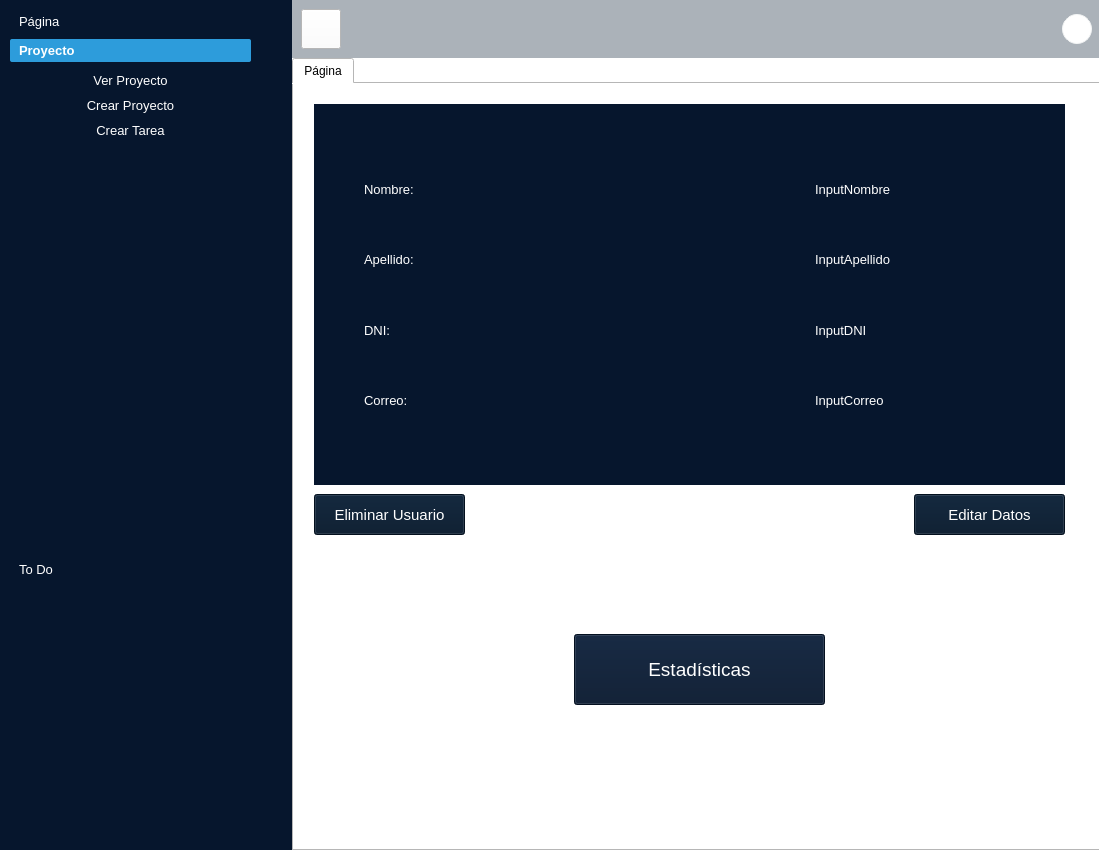
<?xml version="1.0" encoding="UTF-8"?>
<ui version="4.0">
 <class>mainScreen</class>
 <widget class="QWidget" name="mainScreen">
  <property name="geometry">
   <rect>
    <x>0</x>
    <y>0</y>
    <width>1099</width>
    <height>850</height>
   </rect>
  </property>
  <property name="minimumSize">
   <size>
    <width>1099</width>
    <height>850</height>
   </size>
  </property>
  <property name="windowTitle">
   <string>Form</string>
  </property>
  <property name="styleSheet">
   <string notr="true">background-color: #fff;</string>
  </property>
  <widget class="QSplitter" name="splitter">
   <property name="geometry">
    <rect>
     <x>0</x>
     <y>0</y>
     <width>1101</width>
     <height>851</height>
    </rect>
   </property>
   <property name="orientation">
    <enum>Qt::Horizontal</enum>
   </property>
   <property name="handleWidth">
    <number>0</number>
   </property>
   <widget class="QWidget" name="menu_widget" native="true">
    <property name="minimumSize">
     <size>
      <width>278</width>
      <height>850</height>
     </size>
    </property>
    <property name="maximumSize">
     <size>
      <width>292</width>
      <height>851</height>
     </size>
    </property>
    <property name="styleSheet">
     <string notr="true">background-color: #06162d;
color: #fff;
border: none;</string>
    </property>
    <widget class="QToolBox" name="toolBox">
     <property name="geometry">
      <rect>
       <x>10</x>
       <y>10</y>
       <width>241</width>
       <height>571</height>
      </rect>
     </property>
     <property name="font">
      <font>
       <pointsize>10</pointsize>
      </font>
     </property>
     <property name="styleSheet">
      <string notr="true">#toolBox{
	color: #fff;
}

#toolBox::tab{
	padding-left: 5px;
	text-align: left;
	border-radius: 2px;
}

#toolBox::tab:selected{
	background-color: #2d9cdb;
	font-weight: bold;
}

#toolbox QPushButton{
	padding: 5px 0px 5px 20px;
	text-align: left;
	border-radius: 3px;
}

#toolBox QPushButton::hover{
	background-color: #85C1E9;
}
#toolBox QPushButton::checked{
	background-color: #4398D8;
}</string>
     </property>
     <property name="currentIndex">
      <number>1</number>
     </property>
     <widget class="QWidget" name="page">
      <property name="geometry">
       <rect>
        <x>0</x>
        <y>0</y>
        <width>241</width>
        <height>463</height>
       </rect>
      </property>
      <attribute name="label">
       <string>Página</string>
      </attribute>
      <widget class="QPushButton" name="pushButton">
       <property name="geometry">
        <rect>
         <x>70</x>
         <y>10</y>
         <width>93</width>
         <height>28</height>
        </rect>
       </property>
       <property name="font">
        <font>
         <pointsize>10</pointsize>
        </font>
       </property>
       <property name="text">
        <string>Account</string>
       </property>
      </widget>
     </widget>
     <widget class="QWidget" name="page_5">
      <property name="geometry">
       <rect>
        <x>0</x>
        <y>0</y>
        <width>241</width>
        <height>463</height>
       </rect>
      </property>
      <attribute name="icon">
       <iconset resource="res.qrc">
        <normaloff>:/iconos/project-128.ico</normaloff>:/iconos/project-128.ico</iconset>
      </attribute>
      <attribute name="label">
       <string>Proyecto</string>
      </attribute>
      <layout class="QVBoxLayout" name="verticalLayout_4">
       <property name="spacing">
        <number>10</number>
       </property>
       <property name="leftMargin">
        <number>5</number>
       </property>
       <property name="topMargin">
        <number>5</number>
       </property>
       <property name="rightMargin">
        <number>5</number>
       </property>
       <property name="bottomMargin">
        <number>5</number>
       </property>
       <item>
        <widget class="QPushButton" name="verProyectoButton">
         <property name="font">
          <font>
           <pointsize>10</pointsize>
          </font>
         </property>
         <property name="focusPolicy">
          <enum>Qt::NoFocus</enum>
         </property>
         <property name="text">
          <string>Ver Proyecto</string>
         </property>
         <property name="icon">
          <iconset resource="res.qrc">
           <normaloff>:/iconos/project-128.ico</normaloff>:/iconos/project-128.ico</iconset>
         </property>
         <property name="checkable">
          <bool>true</bool>
         </property>
         <property name="checked">
          <bool>false</bool>
         </property>
        </widget>
       </item>
       <item>
        <widget class="QPushButton" name="crearProyectoButton">
         <property name="font">
          <font>
           <pointsize>10</pointsize>
          </font>
         </property>
         <property name="focusPolicy">
          <enum>Qt::NoFocus</enum>
         </property>
         <property name="text">
          <string>Crear Proyecto</string>
         </property>
         <property name="icon">
          <iconset resource="res.qrc">
           <normaloff>:/iconos/edit-property-128.ico</normaloff>:/iconos/edit-property-128.ico</iconset>
         </property>
         <property name="checkable">
          <bool>true</bool>
         </property>
        </widget>
       </item>
       <item>
        <widget class="QPushButton" name="eliminarProyectoButton">
         <property name="font">
          <font>
           <pointsize>10</pointsize>
          </font>
         </property>
         <property name="focusPolicy">
          <enum>Qt::NoFocus</enum>
         </property>
         <property name="text">
          <string>Crear Tarea</string>
         </property>
         <property name="icon">
          <iconset resource="res.qrc">
           <normaloff>:/iconos/add-list-256.ico</normaloff>:/iconos/add-list-256.ico</iconset>
         </property>
         <property name="checkable">
          <bool>false</bool>
         </property>
        </widget>
       </item>
       <item>
        <spacer name="verticalSpacer_3">
         <property name="orientation">
          <enum>Qt::Vertical</enum>
         </property>
         <property name="sizeHint" stdset="0">
          <size>
           <width>20</width>
           <height>393</height>
          </size>
         </property>
        </spacer>
       </item>
      </layout>
     </widget>
     <widget class="QWidget" name="page_6">
      <property name="geometry">
       <rect>
        <x>0</x>
        <y>0</y>
        <width>241</width>
        <height>463</height>
       </rect>
      </property>
      <attribute name="icon">
       <iconset resource="res.qrc">
        <normaloff>:/iconos/check-mark-2-128.ico</normaloff>:/iconos/check-mark-2-128.ico</iconset>
      </attribute>
      <attribute name="label">
       <string>To Do</string>
      </attribute>
      <layout class="QVBoxLayout" name="verticalLayout_3">
       <property name="spacing">
        <number>10</number>
       </property>
       <property name="leftMargin">
        <number>5</number>
       </property>
       <property name="topMargin">
        <number>5</number>
       </property>
       <property name="rightMargin">
        <number>5</number>
       </property>
       <property name="bottomMargin">
        <number>5</number>
       </property>
       <item>
        <widget class="QPushButton" name="toDoButton">
         <property name="font">
          <font>
           <pointsize>10</pointsize>
          </font>
         </property>
         <property name="focusPolicy">
          <enum>Qt::NoFocus</enum>
         </property>
         <property name="text">
          <string>To Do</string>
         </property>
         <property name="icon">
          <iconset resource="res.qrc">
           <normaloff>:/iconos/check-mark-2-128.ico</normaloff>:/iconos/check-mark-2-128.ico</iconset>
         </property>
         <property name="checkable">
          <bool>true</bool>
         </property>
        </widget>
       </item>
       <item>
        <spacer name="verticalSpacer_4">
         <property name="orientation">
          <enum>Qt::Vertical</enum>
         </property>
         <property name="sizeHint" stdset="0">
          <size>
           <width>20</width>
           <height>455</height>
          </size>
         </property>
        </spacer>
       </item>
      </layout>
     </widget>
    </widget>
   </widget>
   <widget class="QWidget" name="main_widget" native="true">
    <property name="enabled">
     <bool>true</bool>
    </property>
    <layout class="QGridLayout" name="gridLayout">
     <property name="leftMargin">
      <number>0</number>
     </property>
     <property name="topMargin">
      <number>0</number>
     </property>
     <property name="rightMargin">
      <number>0</number>
     </property>
     <property name="bottomMargin">
      <number>0</number>
     </property>
     <property name="spacing">
      <number>0</number>
     </property>
     <item row="0" column="0">
      <widget class="QWidget" name="search_widget" native="true">
       <property name="styleSheet">
        <string notr="true">#search_widget{
	background-color: #ABB2B9;
}</string>
       </property>
       <layout class="QHBoxLayout" name="horizontalLayout_3">
        <item>
         <widget class="QPushButton" name="menu_Button">
          <property name="enabled">
           <bool>true</bool>
          </property>
          <property name="minimumSize">
           <size>
            <width>40</width>
            <height>40</height>
           </size>
          </property>
          <property name="maximumSize">
           <size>
            <width>40</width>
            <height>40</height>
           </size>
          </property>
          <property name="text">
           <string/>
          </property>
          <property name="icon">
           <iconset resource="res.qrc">
            <normaloff>:/iconos/menu-4-16.ico</normaloff>:/iconos/menu-4-16.ico</iconset>
          </property>
          <property name="iconSize">
           <size>
            <width>30</width>
            <height>30</height>
           </size>
          </property>
          <property name="checkable">
           <bool>true</bool>
          </property>
         </widget>
        </item>
        <item>
         <spacer name="horizontalSpacer">
          <property name="orientation">
           <enum>Qt::Horizontal</enum>
          </property>
          <property name="sizeHint" stdset="0">
           <size>
            <width>138</width>
            <height>20</height>
           </size>
          </property>
         </spacer>
        </item>
        <item>
         <widget class="QLabel" name="user_label">
          <property name="minimumSize">
           <size>
            <width>30</width>
            <height>30</height>
           </size>
          </property>
          <property name="maximumSize">
           <size>
            <width>30</width>
            <height>30</height>
           </size>
          </property>
          <property name="styleSheet">
           <string notr="true">#user_label{
	background-color: #fff;
	border: 1px solid #F2F4F4;
	padding: 5px 5px;
	border-radius: 15%;
}</string>
          </property>
          <property name="text">
           <string/>
          </property>
          <property name="pixmap">
           <pixmap resource="res.qrc">:/iconos/contacts-128.ico</pixmap>
          </property>
          <property name="scaledContents">
           <bool>true</bool>
          </property>
         </widget>
        </item>
       </layout>
      </widget>
     </item>
     <item row="1" column="0">
      <widget class="QTabWidget" name="tabWidget">
       <widget class="QWidget" name="tab_5">
        <attribute name="title">
         <string>Página</string>
        </attribute>
        <widget class="QWidget" name="widget" native="true">
         <property name="geometry">
          <rect>
           <x>20</x>
           <y>20</y>
           <width>751</width>
           <height>381</height>
          </rect>
         </property>
         <property name="minimumSize">
          <size>
           <width>751</width>
           <height>381</height>
          </size>
         </property>
         <property name="styleSheet">
          <string notr="true">background-color: #06162d;
color: #fff;</string>
         </property>
         <layout class="QGridLayout" name="gridLayout_2">
          <property name="leftMargin">
           <number>50</number>
          </property>
          <property name="topMargin">
           <number>50</number>
          </property>
          <property name="rightMargin">
           <number>0</number>
          </property>
          <property name="bottomMargin">
           <number>50</number>
          </property>
          <property name="spacing">
           <number>0</number>
          </property>
          <item row="1" column="0">
           <layout class="QHBoxLayout" name="horizontalLayout_2">
            <item>
             <widget class="QLabel" name="label_2">
              <property name="minimumSize">
               <size>
                <width>470</width>
                <height>0</height>
               </size>
              </property>
              <property name="font">
               <font>
                <pointsize>10</pointsize>
               </font>
              </property>
              <property name="text">
               <string>Apellido: </string>
              </property>
             </widget>
            </item>
            <item>
             <widget class="QLabel" name="inputApellido">
              <property name="minimumSize">
               <size>
                <width>250</width>
                <height>0</height>
               </size>
              </property>
              <property name="font">
               <font>
                <pointsize>10</pointsize>
               </font>
              </property>
              <property name="text">
               <string>InputApellido</string>
              </property>
             </widget>
            </item>
           </layout>
          </item>
          <item row="0" column="0">
           <layout class="QHBoxLayout" name="horizontalLayout">
            <item>
             <widget class="QLabel" name="label">
              <property name="minimumSize">
               <size>
                <width>470</width>
                <height>0</height>
               </size>
              </property>
              <property name="font">
               <font>
                <pointsize>10</pointsize>
               </font>
              </property>
              <property name="text">
               <string>Nombre: </string>
              </property>
             </widget>
            </item>
            <item>
             <widget class="QLabel" name="inputNombre">
              <property name="minimumSize">
               <size>
                <width>250</width>
                <height>0</height>
               </size>
              </property>
              <property name="font">
               <font>
                <pointsize>10</pointsize>
               </font>
              </property>
              <property name="text">
               <string>InputNombre</string>
              </property>
             </widget>
            </item>
           </layout>
          </item>
          <item row="2" column="0">
           <layout class="QHBoxLayout" name="horizontalLayout_4">
            <item>
             <widget class="QLabel" name="label_3">
              <property name="minimumSize">
               <size>
                <width>470</width>
                <height>0</height>
               </size>
              </property>
              <property name="font">
               <font>
                <pointsize>10</pointsize>
               </font>
              </property>
              <property name="text">
               <string>DNI: </string>
              </property>
             </widget>
            </item>
            <item>
             <widget class="QLabel" name="inputDNI">
              <property name="minimumSize">
               <size>
                <width>250</width>
                <height>0</height>
               </size>
              </property>
              <property name="font">
               <font>
                <pointsize>10</pointsize>
               </font>
              </property>
              <property name="text">
               <string>InputDNI</string>
              </property>
             </widget>
            </item>
           </layout>
          </item>
          <item row="3" column="0">
           <layout class="QHBoxLayout" name="horizontalLayout_5">
            <item>
             <widget class="QLabel" name="label_5">
              <property name="minimumSize">
               <size>
                <width>470</width>
                <height>0</height>
               </size>
              </property>
              <property name="font">
               <font>
                <pointsize>10</pointsize>
               </font>
              </property>
              <property name="text">
               <string>Correo: </string>
              </property>
             </widget>
            </item>
            <item>
             <widget class="QLabel" name="inputCorreo">
              <property name="minimumSize">
               <size>
                <width>250</width>
                <height>0</height>
               </size>
              </property>
              <property name="font">
               <font>
                <pointsize>10</pointsize>
               </font>
              </property>
              <property name="text">
               <string>InputCorreo</string>
              </property>
             </widget>
            </item>
           </layout>
          </item>
         </layout>
        </widget>
        <widget class="QPushButton" name="estadisticasButton">
         <property name="geometry">
          <rect>
           <x>280</x>
           <y>550</y>
           <width>251</width>
           <height>71</height>
          </rect>
         </property>
         <property name="font">
          <font>
           <pointsize>14</pointsize>
          </font>
         </property>
         <property name="styleSheet">
          <string notr="true">background-color: #06162d;
color: #fff;</string>
         </property>
         <property name="text">
          <string>Estadísticas</string>
         </property>
        </widget>
        <widget class="QPushButton" name="editarDatosButton">
         <property name="geometry">
          <rect>
           <x>620</x>
           <y>410</y>
           <width>151</width>
           <height>41</height>
          </rect>
         </property>
         <property name="font">
          <font>
           <pointsize>11</pointsize>
          </font>
         </property>
         <property name="styleSheet">
          <string notr="true">background-color: #04162a;
color: #fff;</string>
         </property>
         <property name="text">
          <string>Editar Datos</string>
         </property>
        </widget>
        <widget class="QPushButton" name="eliminarUsuarioButton">
         <property name="geometry">
          <rect>
           <x>20</x>
           <y>410</y>
           <width>151</width>
           <height>41</height>
          </rect>
         </property>
         <property name="font">
          <font>
           <pointsize>11</pointsize>
          </font>
         </property>
         <property name="styleSheet">
          <string notr="true">background-color: #04162a;
color: #fff;</string>
         </property>
         <property name="text">
          <string>Eliminar Usuario</string>
         </property>
        </widget>
       </widget>
      </widget>
     </item>
    </layout>
   </widget>
  </widget>
 </widget>
 <resources>
  <include location="res.qrc"/>
 </resources>
 <connections>
  <connection>
   <sender>menu_Button</sender>
   <signal>toggled(bool)</signal>
   <receiver>menu_widget</receiver>
   <slot>setHidden(bool)</slot>
   <hints>
    <hint type="sourcelabel">
     <x>311</x>
     <y>47</y>
    </hint>
    <hint type="destinationlabel">
     <x>261</x>
     <y>57</y>
    </hint>
   </hints>
  </connection>
 </connections>
</ui>
